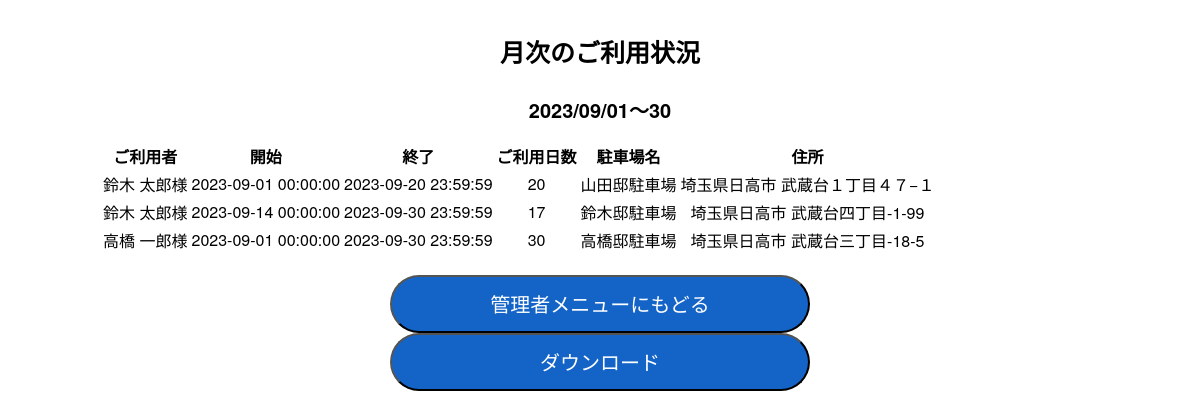
/adminDetailsMonth (signed in), run on the app's committed database.
### app.py (models this page shows, shortened)
class User(UserMixin, db.Model):
    id = db.Column(db.Integer, primary_key=True, nullable=False)
    email = db.Column(db.String(50), unique=True)
    password = db.Column(db.String(512), nullable=False)
    first_name = db.Column(db.String(50), nullable=False)
    last_name = db.Column(db.String(50), nullable=False)
    first_name_kana = db.Column(db.String(50), nullable=False)
    last_name_kana = db.Column(db.String(50), nullable=False)
    postal_code = db.Column(db.String(7), nullable=False)
    address1 = db.Column(db.String(255), nullable=False)
    address2 = db.Column(db.String(255), nullable=False)
    tel = db.Column(db.String(11))
    birthday = db.Column(db.String(8), nullable=False)
    carNumber = db.Column(db.String(4), nullable=False)
    created_at = db.Column(db.DateTime, nullable=False,
                           default=datetime.now(pytz.timezone('Asia/Tokyo')))

class Parking(db.Model):
    id = db.Column(db.Integer, primary_key=True, nullable=False)
    title = db.Column(db.String(50), nullable=False)
    postal_code = db.Column(db.String(7), nullable=False)
    address1 = db.Column(db.String(120), nullable=False)
    address2 = db.Column(db.String(120), nullable=False)
    tel = db.Column(db.String(11), nullable=False)
    inoutdoor = db.Column(db.String(1), nullable=False) # (0)屋外、(1)屋内
    mustcall = db.Column(db.String(1), nullable=False) # (0)出し入れ時に連絡が不要、(1)出し入れ時に連絡が必要
    usableTypeNum = db.Column(db.String(1), nullable=False) # (0)3ナンバー、(1)5ナンバー
    usableSize = db.Column(db.String(1), nullable=False) # (0)155cm未満、(1)155 ～ 170cm
    max_day = db.Column(db.Integer, nullable=True)
    min_day = db.Column(db.Integer, nullable=True)
    price_day = db.Column(db.Integer, nullable=False)
    etc = db.Column(db.String(500), nullable=True)
    lon = db.Column(db.Float, nullable=False)
    lat = db.Column(db.Float, nullable=False)
    owner_id = db.Column(db.Integer, db.ForeignKey('user.id'), nullable=False)
    created_at = db.Column(db.DateTime, nullable=False,
                           default=datetime.now(pytz.timezone('Asia/Tokyo')))
    price_hour = db.Column(db.Integer)
    price_month = db.Column(db.Integer)
    max_hour = db.Column(db.Integer)
    min_hour = db.Column(db.Integer)
    max_month = db.Column(db.Integer)
    min_month = db.Column(db.Integer)

### app.py (the view)
@app.route('/adminDetailsMonth', methods=['GET','POST'])
@login_required
def adminDetailsMonth():
    join_query = db.session.query(User, Parking, Reserve).\
        join(Reserve, User.id == Reserve.user_id).\
        join(Parking, Reserve.park_id == Parking.id)
    result = join_query.all()
    reservelist = []
    today = datetime.today()
    lastMonth_start = (today - timedelta(days=today.day)).replace(day=1, hour=0, minute=0, second=0, microsecond=0)
    lastMonth_end   = (today - timedelta(days=today.day)).replace(hour=23, minute=59, second=59, microsecond=0)
    for row in result:
        user = row.User.__dict__
        parking = row.Parking.__dict__
        reserve = row.Reserve.__dict__
        if reserve['use_start'] > lastMonth_end:
            continue
        if reserve['use_end'] < lastMonth_start:
            continue
        if reserve['use_start'] < lastMonth_start:
            reserve['use_start'] = lastMonth_start
        if reserve['use_end'] > lastMonth_end:
            reserve['use_end'] = lastMonth_end
        data = {}
        data.update(user)
        data.update(parking)
        data.update(reserve)
        data.update({'use_days':(reserve['use_end']-reserve['use_start']).days + 1}) # 利用日数の算出
        reservelist.append(data)
    if request.method=='GET':
        return render_template('adminDetailsMonth.html', reservelist=reservelist, lastMonth_start=lastMonth_start, lastMonth_end=lastMonth_end)
    elif request.method=='POST':
        df = pd.DataFrame(reservelist)
        filename = f'{lastMonth_start.strftime("%y%m%d")}.xlsx'
        df.to_excel(filename, index=False, engine='openpyxl')
        return Response(open(filename, 'rb'), mimetype="application/vnd.openxmlformats-officedocument.spreadsheetml.sheet")

### app.py (called while the page is built)
@login_manager.user_loader
def load_user(user_id):
    print(f'ID>>>{user_id}')
    return User.query.get(int(user_id))

### templates/adminDetailsMonth.html (shortened to what this page needs)
<!DOCTYPE html>
<html>
<head>
    <link rel='stylesheet' href='../static/css/centerBox.css' />
    <link rel='stylesheet' href='../static/css/common.css' />
    <link rel="stylesheet" href="https://cdnjs.cloudflare.com/ajax/libs/jquery.tablesorter/2.31.0/css/theme.default.min.css">
</head>
<body>
    <article class='container'>
        <section class='box_contents'>
            <h1>月次のご利用状況</h1>
            <h2>{{lastMonth_start.strftime('%Y/%m/%d')}}～{{lastMonth_end.strftime('%d')}}</h2>
            <form>
                <table id="tablesorter">
                    {%if reservelist%}
                    <thead>
                        <tr>
                            <th >ご利用者</th>
                            <th >開始</th>
                            <th >終了</th>
                            <th >ご利用日数</th>
                            <th >駐車場名</th>
                            <th >住所</th>
                        </tr>
                    </thead>
                    <tbody>
                        {%for reserve in reservelist%}
                        <tr>
                            <td class="{sortValue: 1}">{{reserve.last_name}} {{reserve.first_name}}様</td>
                            <td class="{sortValue: 2}">{{reserve.use_start}}</td>
                            <td class="{sortValue: 3}">{{reserve.use_end}}</td>
                            <td class="{sortValue: 4}">{{reserve.use_days}}</td>
                            <td class="{sortValue: 4}">{{reserve.title}}</td>
                            <td class="{sortValue: 4}">{{reserve.address1}} {{reserve.address2}}</td>
                        </tr>
                        {%endfor%}
                        {%else%}
                        <p>現在、ご予約・ご利用はありません</p>
                        {%endif%}
                    </tbody>
                </table>
            </form>
            <nav class='buttonMenu'>
                <form method="GET" action="/adminTop">
                    <button type="submit" input class='common_button common_fat' style='width : 42%;'>管理者メニューにもどる</button>
                </form>
                <form method="POST" action="/adminDetailsMonth">
                    <button type="submit" input class='common_button common_fat' style='width : 42%;'>ダウンロード</button>
                </form>
            </nav>
        </section>
    </article>
</body>
</html>

### static/css/centerBox.css (style rules this page uses)
.container { display: grid; place-items: center; }
.box_contents { text-align : center; max-width: 1000px; min-width: 750px; width: 100%; }

### static/css/common.css (style rules this page uses)
:root { --labelFontSize : 1.2rem; }
html { font-size: 62.5%; box-sizing: border-box; }
body { font-size : 1.6em; font-family: "Helvetica Neue", Arial, "Hiragino Kaku Gothic ProN", "Hiragino Sans", Meiryo, sans-serif; }
nav.buttonMenu { margin-top : 2rem; }
h1 { font-size : 2.5rem; }
h2 { font-size : 2rem; }
.common_button { background-color : rgb(20, 100, 200); text-indent : 0; font-size : 2rem; color : white; height : 4rem; border-radius : 2rem; margin : 0 1.4rem; }
.common_fat { height : 5.8rem; border-radius: 2.9rem; }

### data on the page
User: last_name "鈴木" "鈴木", first_name "太郎" "太郎"
Parking: title "山田邸駐車場", address1 "埼玉県日高市", address2 "武蔵台１丁目４７−１"
Parking: title "鈴木邸駐車場", address1 "埼玉県日高市", address2 "武蔵台四丁目-1-99"
User: last_name "高橋", first_name "一郎"
Parking: title "高橋邸駐車場", address1 "埼玉県日高市", address2 "武蔵台三丁目-18-5"

### other printed values
{{ lastMonth_start.strftime('%Y/%m/%d') }} "2023/09/01"
{{ lastMonth_end.strftime('%d') }} "30"
{{ reserve.use_start }} "2023-09-01 00:00:00" "2023-09-14 00:00:00" "2023-09-01 00:00:00"
{{ reserve.use_end }} "2023-09-20 23:59:59" "2023-09-30 23:59:59" "2023-09-30 23:59:59"
{{ reserve.use_days }} "20" "17" "30"
